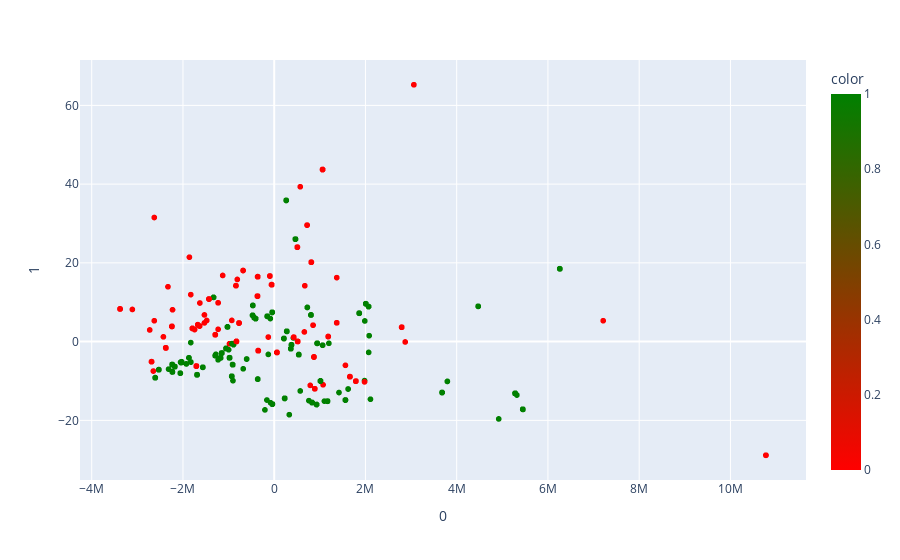

Notebook code for this chart:
### Markdown cell above
![](viz1.png)

### Code cell
import plotly.express as px
from sklearn.decomposition import PCA

pca = PCA(n_components=2)
components = pca.fit_transform(copy_df)

fig = px.scatter(components,
    x=0, y=1,
    color=copy_target,
    color_continuous_scale=["red", "green"]
)

fig.show()

### Figure 1 — Plotly figure (JSON) as saved in the notebook; plotly's stock layout.template omitted (floating-point values rounded to 4 significant figures; data arrays with more than 128 entries replaced by an {"elided": "..."} marker saying what was removed)
{"data": [{"hovertemplate": "0=%{x}<br>1=%{y}<br>color=%{marker.color}<extra></extra>", "legendgroup": "", "marker": {"color": {"elided": "3832 int values"}, "coloraxis": "coloraxis", "symbol": "circle"}, "mode": "markers", "name": "", "showlegend": false, "type": "scattergl", "x": {"elided": "3832 float values"}, "xaxis": "x", "y": {"elided": "3832 float values"}, "yaxis": "y"}], "layout": {"coloraxis": {"colorbar": {"title": {"text": "color"}}, "colorscale": [[0, "red"], [1, "green"]]}, "legend": {"tracegroupgap": 0}, "margin": {"t": 60}, "xaxis": {"anchor": "y", "domain": [0, 1], "title": {"text": "0"}}, "yaxis": {"anchor": "x", "domain": [0, 1], "title": {"text": "1"}}}}
